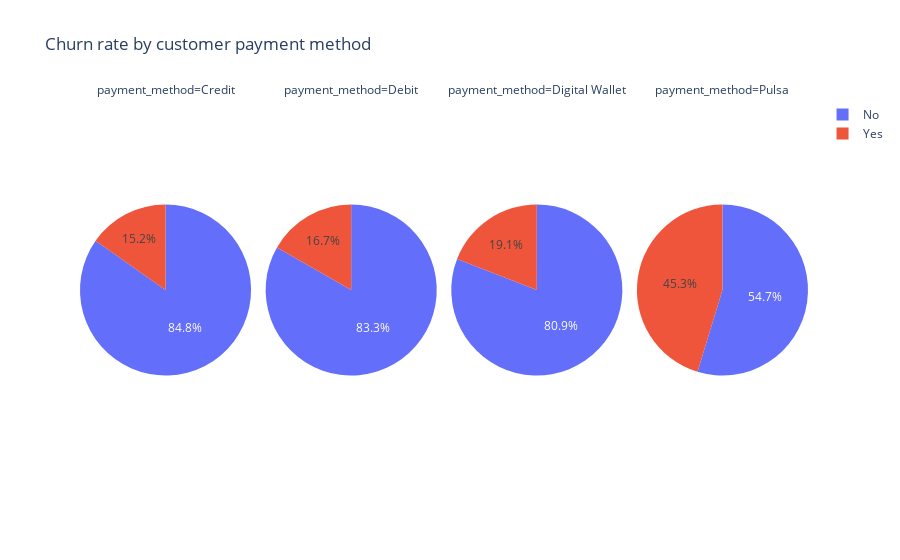

The code cell stored with this chart in its notebook:
### Markdown cell above
### Payment Method

### Code cell
fig = px.pie(df.groupby(['payment_method','churn_label'])['customer_id'].count().reset_index(), 
            values='customer_id', 
            names='churn_label',
            facet_col = 'payment_method',
            color = 'churn_label',
            title = 'Churn rate by customer payment method')

fig.show()

### Figure 1 — Plotly figure (JSON) as saved in the notebook; plotly's stock layout.template omitted (floating-point values rounded to 4 significant figures)
{"data": [{"customdata": [["No"], ["Yes"]], "domain": {"x": [0, 0.235], "y": [0, 1]}, "hovertemplate": "payment_method=Credit<br>churn_label=%{customdata[0]}<br>customer_id=%{value}<extra></extra>", "labels": ["No", "Yes"], "legendgroup": "", "marker": {"colors": ["#636efa", "#EF553B"]}, "name": "", "showlegend": true, "type": "pie", "values": [1290, 232]}, {"customdata": [["No"], ["Yes"]], "domain": {"x": [0.255, 0.49], "y": [0, 1]}, "hovertemplate": "payment_method=Debit<br>churn_label=%{customdata[0]}<br>customer_id=%{value}<extra></extra>", "labels": ["No", "Yes"], "legendgroup": "", "marker": {"colors": ["#636efa", "#EF553B"]}, "name": "", "showlegend": true, "type": "pie", "values": [1286, 258]}, {"customdata": [["No"], ["Yes"]], "domain": {"x": [0.51, 0.745], "y": [0, 1]}, "hovertemplate": "payment_method=Digital Wallet<br>churn_label=%{customdata[0]}<br>customer_id=%{value}<extra></extra>", "labels": ["No", "Yes"], "legendgroup": "", "marker": {"colors": ["#636efa", "#EF553B"]}, "name": "", "showlegend": true, "type": "pie", "values": [1304, 308]}, {"customdata": [["No"], ["Yes"]], "domain": {"x": [0.765, 1.0], "y": [0, 1]}, "hovertemplate": "payment_method=Pulsa<br>churn_label=%{customdata[0]}<br>customer_id=%{value}<extra></extra>", "labels": ["No", "Yes"], "legendgroup": "", "marker": {"colors": ["#636efa", "#EF553B"]}, "name": "", "showlegend": true, "type": "pie", "values": [1294, 1071]}], "layout": {"annotations": [{"font": {}, "showarrow": false, "text": "payment_method=Credit", "x": 0.1175, "xanchor": "center", "xref": "paper", "y": 1, "yanchor": "bottom", "yref": "paper"}, {"font": {}, "showarrow": false, "text": "payment_method=Debit", "x": 0.3725, "xanchor": "center", "xref": "paper", "y": 1, "yanchor": "bottom", "yref": "paper"}, {"font": {}, "showarrow": false, "text": "payment_method=Digital Wallet", "x": 0.6275, "xanchor": "center", "xref": "paper", "y": 1, "yanchor": "bottom", "yref": "paper"}, {"font": {}, "showarrow": false, "text": "payment_method=Pulsa", "x": 0.8825, "xanchor": "center", "xref": "paper", "y": 1, "yanchor": "bottom", "yref": "paper"}], "legend": {"tracegroupgap": 0}, "title": {"text": "Churn rate by customer payment method"}}}
